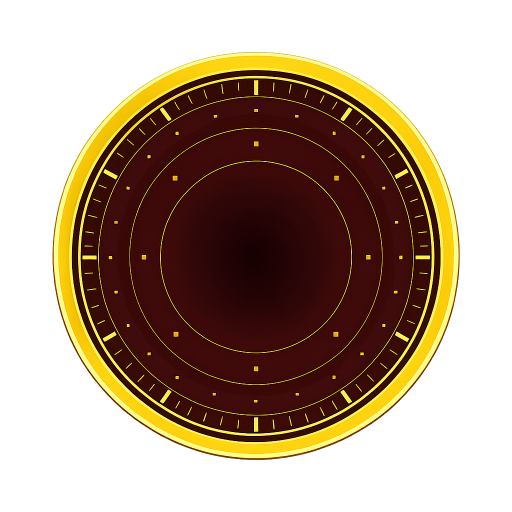
#> input picture assets/layer_image/layer_a.png, 1024 x 1024 px, found by its file name (shown at 1/2 size)
$ python fix_layers_smoothness.py
#> lines starting #> are read from the running program, lines starting #| are printed output that depends on the picture
#> in process_all, img is the input picture: PIL image 1024x1024 RGBA; mean R, G, B, A 48.3, 27.5, 7.9, 126.9
from PIL import Image, ImageFilter

def process_layer_a_thinning(img):
    print("Thinning Layer A...")
    r, g, b, a = img.split()
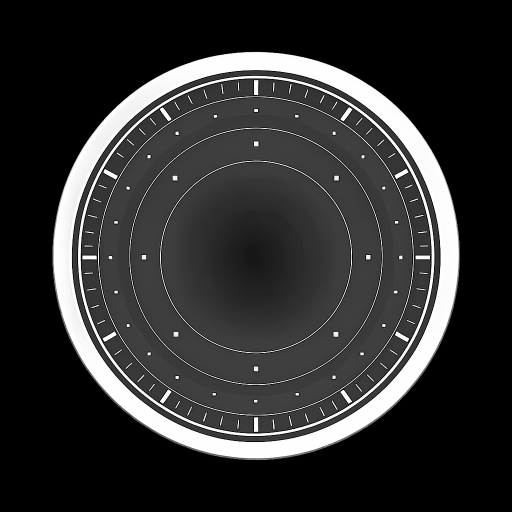
#> r: PIL image 1024x1024 L (shown at 1/2 size); min 0, max 255, mean 48.3
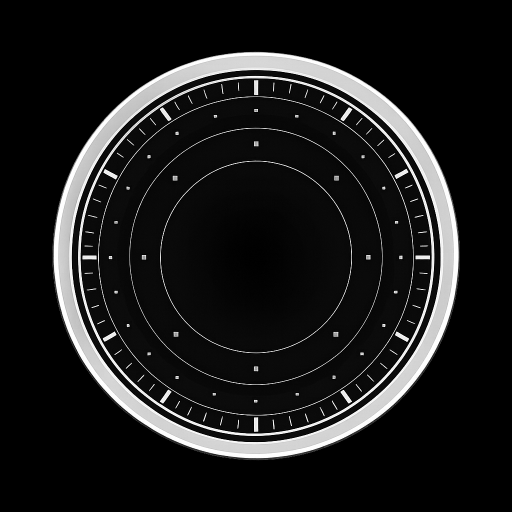
#> g: PIL image 1024x1024 L (shown at 1/2 size); min 0, max 255, mean 27.5
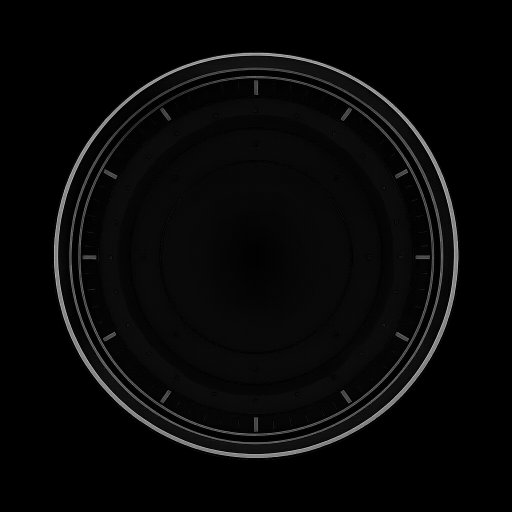
#> b: PIL image 1024x1024 L (shown at 1/2 size); min 0, max 228, mean 7.9
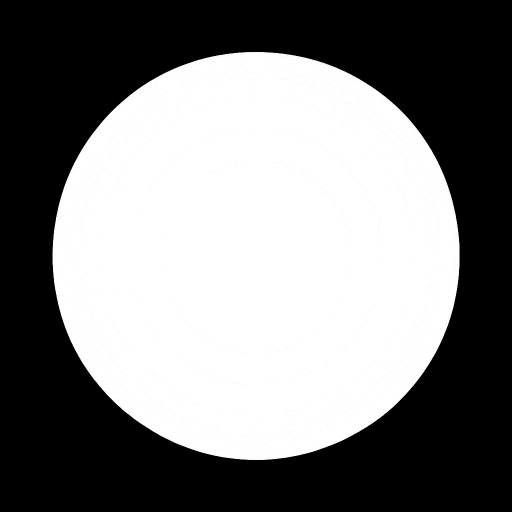
#> a: PIL image 1024x1024 L (shown at 1/2 size); min 0, max 255, mean 126.9
    # MinFilter(3) erodes by 1 pixel radius (approx)
    new_a = a.filter(ImageFilter.MinFilter(3))
    return Image.merge("RGBA", (r, g, b, new_a))

def smooth_image(img, factor=4):
#> called with factor = 4
    print(f"Smoothing image (Super-sampling {factor}x)...")
    original_size = img.size
#> original_size = (1024, 1024)
    new_size = (original_size[0] * factor, original_size[1] * factor)
#> new_size = (4096, 4096)

    # 1. Upscale
    # Use Nearest to preserve jagged structure
    # (so we can smooth it ourselves cleanly) or Bilinear.
    # Usually Bicubic is better for general upscaling.
    resized = img.resize(new_size, Image.Resampling.BICUBIC)
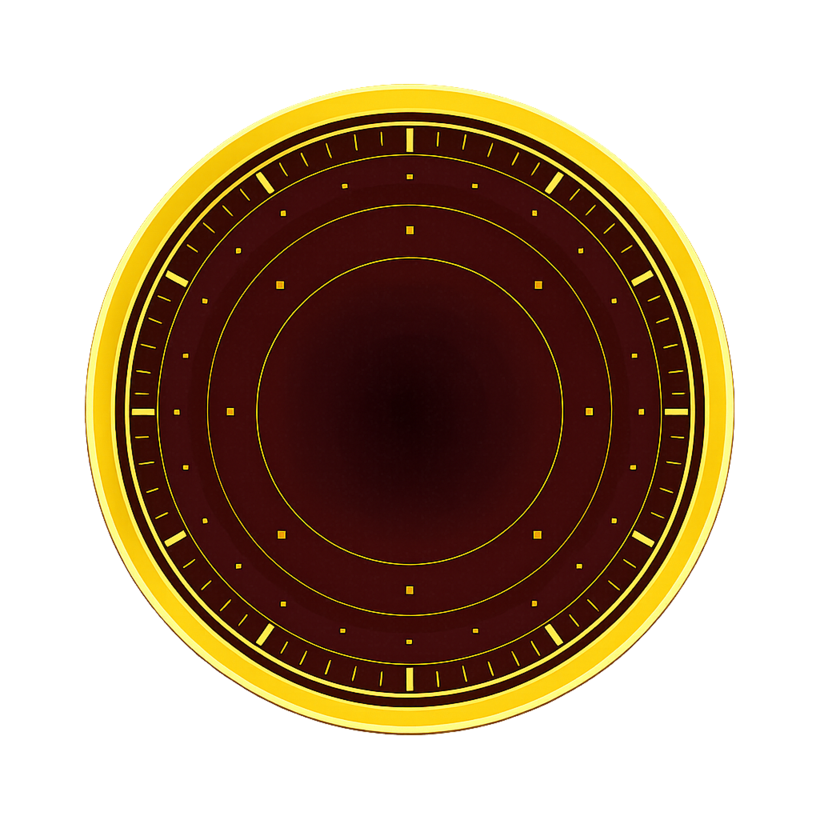
#> resized: PIL image 4096x4096 RGBA (shown at 1/5 size); mean R, G, B, A 47.8, 27.3, 7.9, 125.3; transparent parts drawn white

    # 2. Extract Alpha to smooth edges
    r, g, b, a = resized.split()
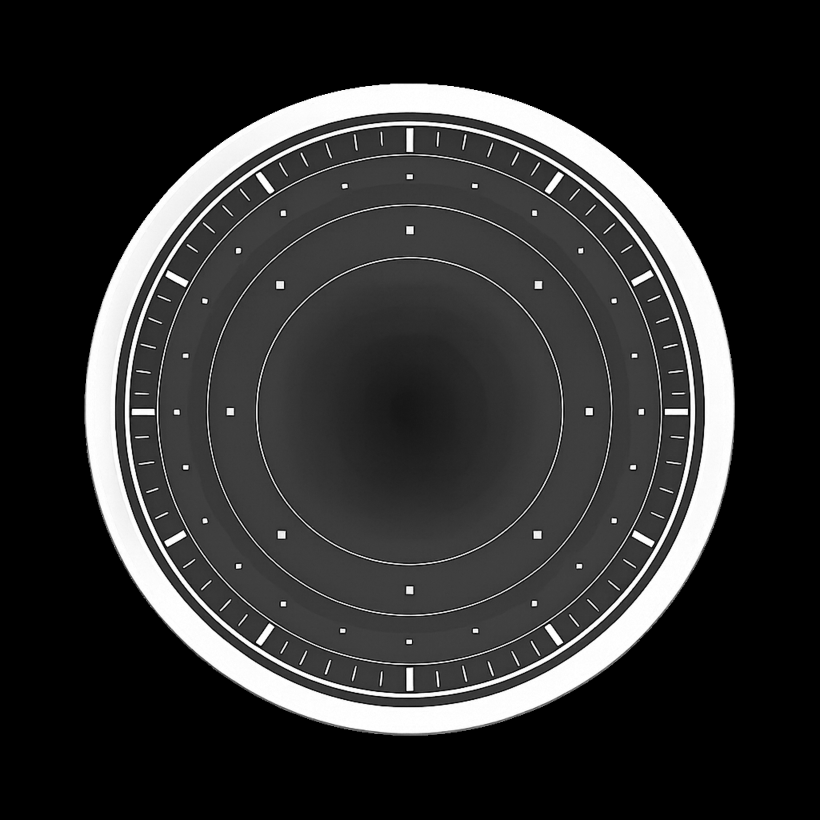
#> r: PIL image 4096x4096 L (shown at 1/5 size); min 0, max 255, mean 47.8
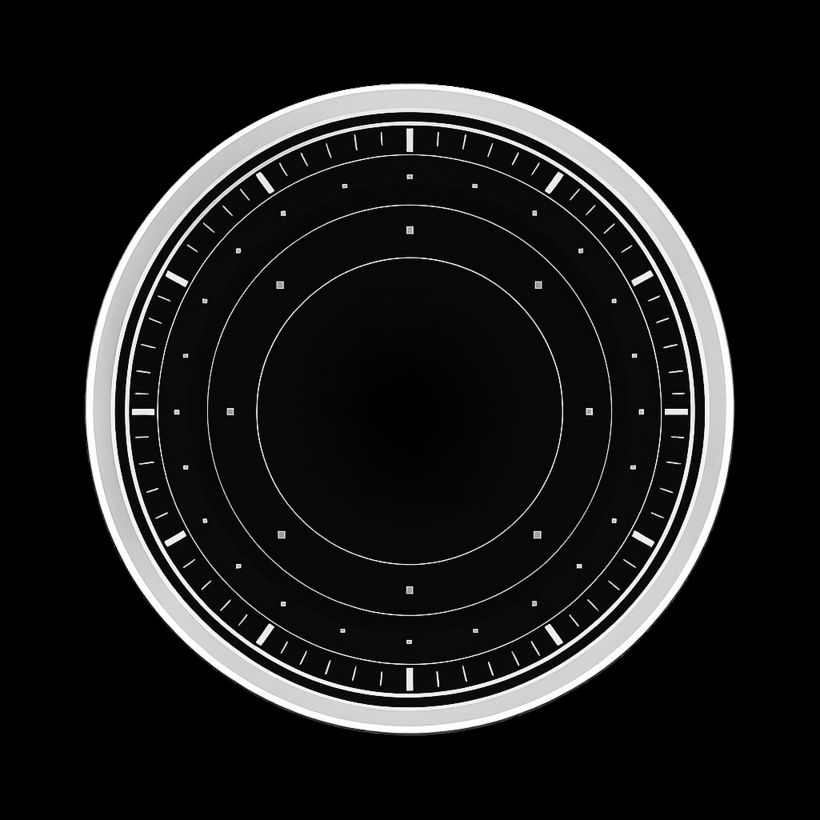
#> g: PIL image 4096x4096 L (shown at 1/5 size); min 0, max 255, mean 27.3
#> b: PIL image 4096x4096 L
#> a: PIL image 4096x4096 L

    # 3. Blur Alpha slightly to create soft edges (gradient)
    # Radius depends on upscale factor.
    # At 4x, a 1-2px blur represents 0.25-0.5px in original scale.
    # Let's use radius=2.
    a = a.filter(ImageFilter.GaussianBlur(radius=2))

    # 4. Merge back
    resized = Image.merge("RGBA", (r, g, b, a))

    # 5. Downscale with high quality filter
    final = resized.resize(original_size, Image.Resampling.LANCZOS)
    return final

def process_all():
    files = {
        'layer_a': 'assets/layer_image/layer_a.png',
        'layer_b': 'assets/layer_image/layer_b.png',
        'layer_c': 'assets/layer_image/layer_c.png'
    }

    for name, path in files.items():
        print(f"Processing {name} ({path})...")
        try:
            img = Image.open(path).convert("RGBA")

            # Special processing for Layer A
            if name == 'layer_a':
                img = process_layer_a_thinning(img)

            # Smooth all layers
            img = smooth_image(img)

            img.save(path)
            print(f"Saved updated {path}")

        except Exception as e:
            print(f"Failed to process {path}: {e}")
#> pass 2 of the loop in process_all, `for name, path in files.items():`:
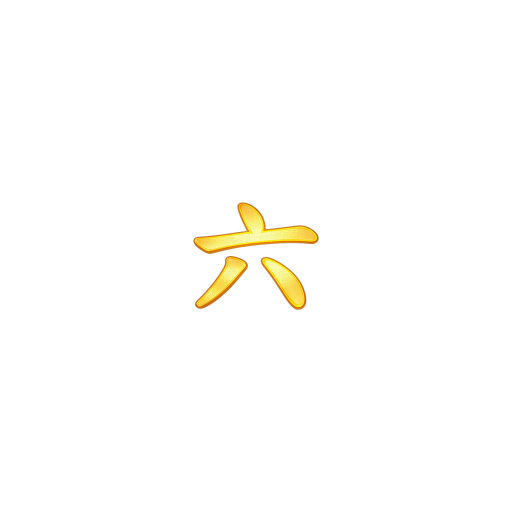
#> input picture assets/layer_image/layer_b.png, 1024 x 1024 px, found by its file name (shown at 1/2 size)
#> in process_all, img is the input picture: PIL image 1024x1024 RGBA; mean R, G, B, A 4.2, 3.5, 1.2, 4.3
#> in smooth_image (call 2), `r, g, b, a = resized.split()`:
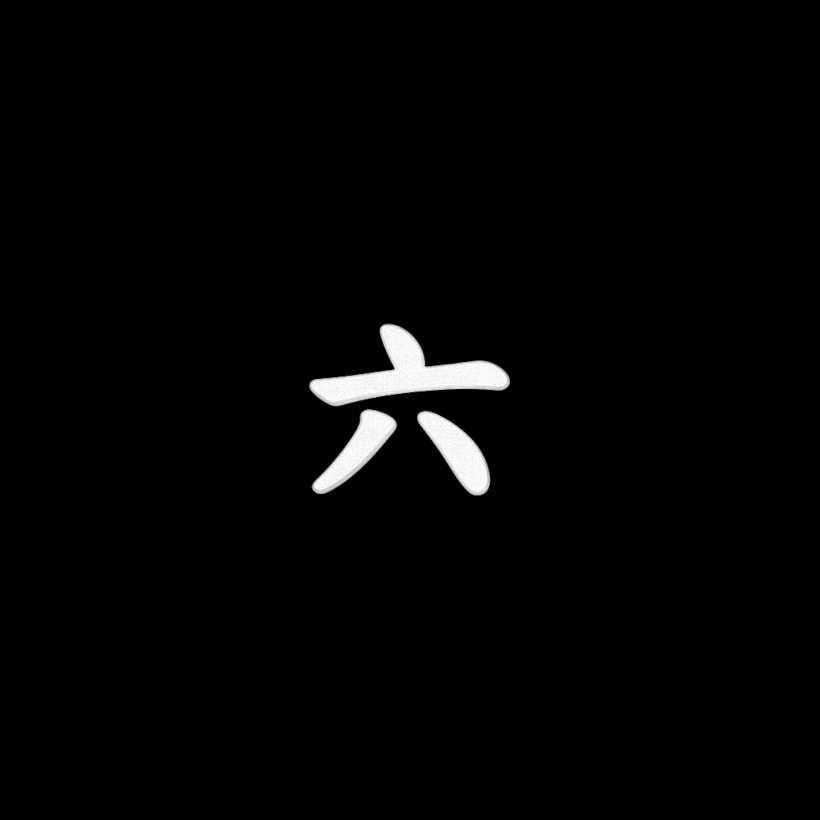
#> r: PIL image 4096x4096 L (shown at 1/5 size); min 0, max 255, mean 4.2

if __name__ == "__main__":
    process_all()
